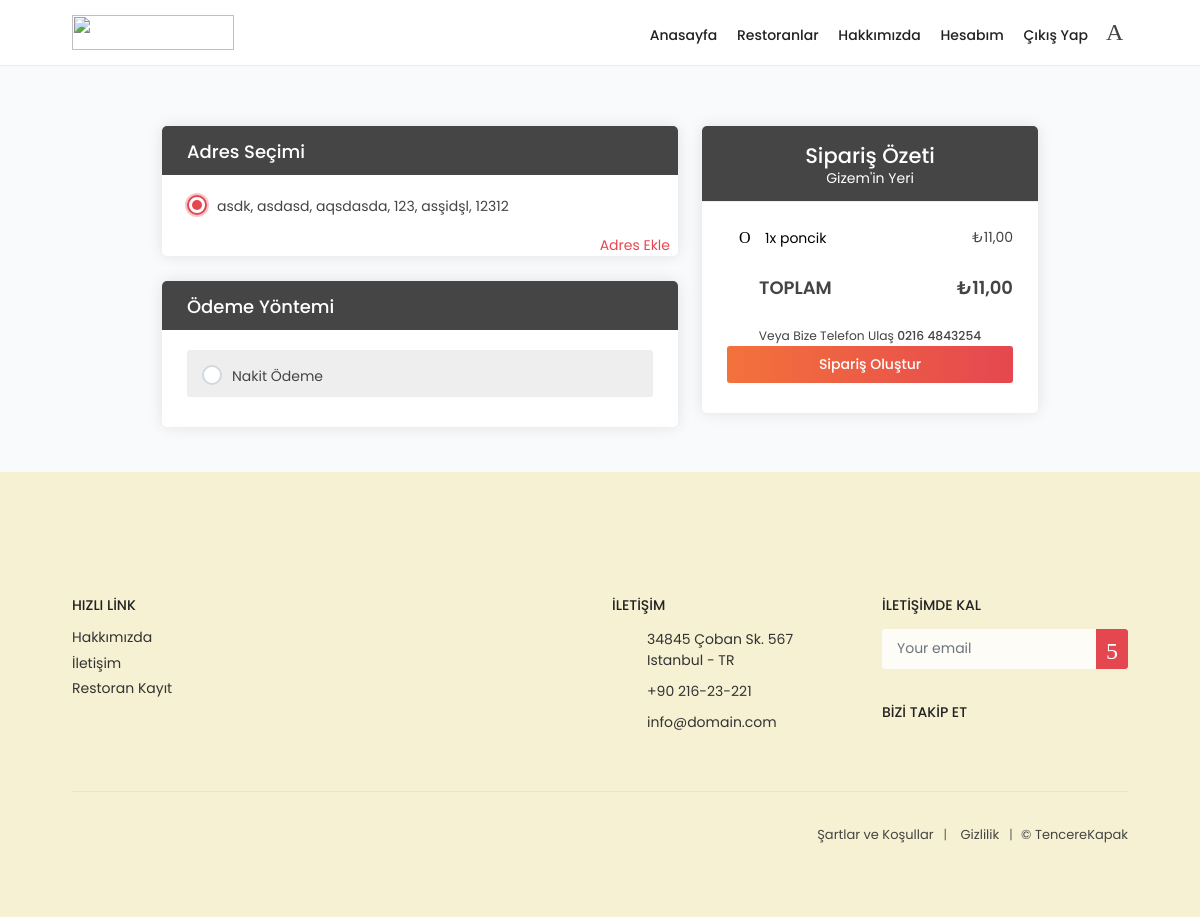
The page /order/ (signed in) on the database its author committed.
### fooddelivery/models.py (models this page shows, shortened)
class Adress(models.Model):
    customer = models.ForeignKey(Customer, on_delete=models.CASCADE, related_name='customer_addresses')
    name = models.CharField(max_length=100, null=False, blank=False)
    phone = models.CharField(max_length=10, null=True, blank=False, validators=[phone_number_validator])
    street = models.TextField(null=False, blank=False)
    apartment = models.TextField(null=False, blank=False)
    door_number = models.TextField(null=False, blank=False)
    city = models.CharField(max_length=100, null=False, blank=False)
    postal_code = models.CharField(max_length=10, null=False, blank=False)
    created_at = models.DateTimeField(auto_now_add=True)
    updated_at = models.DateTimeField(auto_now=True)
    class Meta:
        db_table = 'adress'
        verbose_name = 'Adress'
        verbose_name_plural = 'Adresses'

class Cart(models.Model):
    customer = models.ForeignKey(Customer, on_delete=models.PROTECT, related_name='carts')
    menu = models.ForeignKey(Menu, on_delete=models.CASCADE, related_name='carts')
    quantity = models.PositiveIntegerField(default=1)
    created_at = models.DateTimeField(auto_now_add=True)
    updated_at = models.DateTimeField(auto_now=True)
    class Meta:
        db_table = 'cart'
        verbose_name = 'Cart'
        verbose_name_plural = 'Carts'
    @property
    def total_price(self):
        return self.menu.price * self.quantity

class Menu(models.Model):
    restaurant = models.ForeignKey(Restaurant, on_delete=models.CASCADE, related_name='menus')
    name = models.CharField(max_length=150)
    price = models.DecimalField(null=False, max_digits=6, decimal_places=2, validators=[MinValueValidator(Decimal('0.01'))])
    description = models.TextField(null=False, blank=True)
    category = models.ForeignKey(Menu_Category, on_delete=models.CASCADE, related_name='menu_items')
    quantity = models.PositiveIntegerField()
    product_image = models.ImageField(upload_to='products/img', null=False, blank=True)
    is_active = models.BooleanField(default=True)
    created_at = models.DateTimeField(auto_now_add=True)
    updated_at = models.DateTimeField(auto_now=True)
    class Meta:
        db_table = 'menu'
        verbose_name = 'Menu'
        verbose_name_plural = 'Menus'

### restaurants/models.py (models this page shows, shortened)
class Restaurant(models.Model):
    name = models.CharField(max_length=150)
    name_slug = AutoSlugField(populate_from='name', unique=True, editable=True, blank=True)
    category = models.ForeignKey(Restaurant_Category, on_delete=models.CASCADE, related_name='restaurants')
    score = models.DecimalField(max_digits=3, decimal_places=1, validators=[MinValueValidator(Decimal('0.1')), MaxValueValidator(Decimal('10.0'))])
    restaurant_image = models.ImageField(upload_to='restaurant/img')
    address = models.CharField(max_length=255)
    province = models.CharField(max_length=255)
    phone_number = models.CharField(max_length=10, validators=[RegexValidator(regex='^\d{10}$')])
    delivery_fee = models.DecimalField(max_digits=6, decimal_places=2, validators=[MinValueValidator(Decimal('0.01'))])
    payment_methods = models.CharField(max_length=255)
    opening_hour = models.TimeField()
    closing_hour = models.TimeField()
    minimum_order_amount = models.DecimalField(max_digits=6, decimal_places=2, validators=[MinValueValidator(Decimal('0.01'))])
    is_open = models.BooleanField(default=True)
    created_at = models.DateTimeField(auto_now_add=True)
    updated_at = models.DateTimeField(auto_now=True)
    manager = models.ForeignKey(settings.AUTH_USER_MODEL, on_delete=models.SET_NULL, related_name='managed_restaurants',null=True, blank=True,limit_choices_to={'is_staff': True} )
    class Meta:
        db_table = 'restaurant'
        verbose_name = 'Restaurant'
        verbose_name_plural = 'Restaurants'

### fooddelivery/views.py (the view, shortened to what this page needs)
# urls.py: path('order/', views.order, name="order"),
@login_required(login_url='/login')
def order(request):
    customer = request.user
    cart_items = Cart.objects.filter(customer=request.user)
    current_restaurant = Cart.objects.filter(customer=request.user).select_related('menu__restaurant')
    total_price = sum(item.total_price for item in cart_items)
    addresses = Adress.objects.filter(customer=customer)
    context = {
        'addresses': addresses,
        'cart_items': cart_items,
        'total_price': total_price,
        'current_restaurant': current_restaurant,
    }
    cart_items = Cart.objects.filter(customer=customer)
    if not cart_items.exists():
        messages.error(request, "Your cart is empty.")
        return redirect('restaurant-list')
    return render(request, 'order.html', context)

### fooddelivery/templates/order.html (shortened to what this page needs)
{% extends "base.html" %}
{% load crispy_forms_tags %}
{% load static %}
{% block extra_css %}
    <link href="{% static 'css/order-sign_up.css' %}" rel="stylesheet">
    <link href="{% static 'css/detail-page.css' %}" rel="stylesheet">
    <link href="{% static 'css/custom.css' %}" rel="stylesheet">
{% endblock extra_css %}
{% block content %}
<body>
    <main class="bg_gray padded-main">
        <div class="container margin_60_20">
            <div class="row justify-content-center">
                <div class="col-xl-6 col-lg-8">
                    <form method="post">
                        <div class="box_order_form">
                            <div class="head">
                                <div class="title">
                                    <h3>Adres Seçimi</h3>
                                </div>
                            </div>
                            <div class="main">
                                {% for address in addresses %}
                                <label class="container_radio">
                                    {{ address.name }}, {{ address.street }}, {{ address.apartment }}, {{ address.door_number }}, {{ address.city }}, {{ address.postal_code }}
                                    <span class="checkmark"></span>
                                </label>
                                {% endfor %}
                            </div>
                            <div class="text-end me-2">
                                <a href="/profile">Adres Ekle</a>
                            </div>
                        </div>
                        <div class="box_order_form">
                            <div class="head">
                                <div class="title">
                                    <h3>Ödeme Yöntemi</h3>
                                </div>
                            </div>
                            <div class="main">
                                <div class="payment_select">
                                    <label class="container_radio">Nakit Ödeme
                                        <span class="checkmark"></span>
                                    </label>
                                    <i class="icon_wallet"></i>
                                </div>
                            </div>
                        </div>
                    </div>
                    <div class="col-xl-4 col-lg-4" id="sidebar_fixed">
                        <div class="box_order">
                            <div class="head">
                                <h3>Sipariş Özeti</h3>
                                {% for item in current_restaurant %}
                                    <div>
                                        {{ item.menu.restaurant.name }}
                                    </div>
                                {% endfor %}
                            </div>
                            <div class="main" id="cart-items">
                              <ul class="clearfix">
                                    {% for item in cart_items %}
                                        <li>
                                            <button class="remove-item-btn" data-id="{{ item.id }}">  {{ item.quantity }}x {{ item.menu.name }}</button>
                                            <span>₺{{ item.menu.price }}</span>
                                        </li>
                                    {% endfor %}
                                </ul>
                                <ul class="clearfix">
                                    <li class="total" id="total-price">Toplam<span>₺{{ total_price }}</span></li>
                                </ul>
                                <div class="text-center"><small>Veya Bize Telefon Ulaş <strong>0216 4843254</strong></small></div>
                                <button type="submit" class="btn_1 gradient full-width mb_5">Sipariş Oluştur</button>
                            </div>
                        </div>
                </div>
            </div>
        </div>
    </main>
{% endblock %}

### static/css/order-sign_up.css (style rules this page uses)
.box_order_form { -webkit-border-radius: 5px; -moz-border-radius: 5px; -ms-border-radius: 5px; border-radius: 5px; margin-bottom: 25px; background-color: #fff; overflow: hidden; -webkit-box-shadow: 0px 0px 15px 0px rgba(0, 0, 0, 0.1); -moz-box-shadow: 0px 0px 15px 0px rgba(0, 0, 0, 0.1); box-shadow: 0px 0px 15px 0px rgba(0, 0, 0, 0.1); }
.box_order_form .head { text-align: left; padding: 15px 20px 12px 25px; background-color: #454545; color: #fff; }
.box_order_form .head h3 { font-size: 18px; font-size: 1.125rem; margin: 0; color: #fff; }
.box_order_form .main { padding: 20px 25px 10px 25px; }
.payment_select { background-color: #eeeeee; padding: 15px 15px 10px 15px; margin-bottom: 20px; -webkit-border-radius: 3px; -moz-border-radius: 3px; -ms-border-radius: 3px; border-radius: 3px; }
.payment_select label { display: inline-block; margin-bottom: 0; }
.payment_select i { float: right; font-size: 24px; }

### static/css/detail-page.css (style rules this page uses)
.box_order { -webkit-border-radius: 5px; -moz-border-radius: 5px; -ms-border-radius: 5px; border-radius: 5px; background-color: #fff; -webkit-box-shadow: 0px 0px 15px 0px rgba(0, 0, 0, 0.1); -moz-box-shadow: 0px 0px 15px 0px rgba(0, 0, 0, 0.1); box-shadow: 0px 0px 15px 0px rgba(0, 0, 0, 0.1); }
.box_order .head { -webkit-border-radius: 5px 5px 0 0; -moz-border-radius: 5px 5px 0 0; -ms-border-radius: 5px 5px 0 0; border-radius: 5px 5px 0 0; text-align: center; border-bottom: 1px solid #ededed; padding: 17px 20px 12px 20px; background-color: #454545; color: #fff; }
.box_order .head h3 { font-size: 21px; font-size: 1.3125rem; margin: 0; color: #fff; }
.box_order .main { padding: 25px; }
.box_order .main ul { list-style: none; padding: auto; }
.box_order .main ul li { margin-bottom: 8px; }
.box_order .main ul li.total { font-size: 18px; font-size: 1.125rem; font-weight: 600; text-transform: uppercase; }
.box_order .main ul li span { float: right; }

### static/css/custom.css (style rules this page uses)
.box_order .main .remove-item-btn:before { font-family: "ElegantIcons"; content: "\4f"; font-size: 16px; font-size: 1rem; left: -20px; top: 3px; line-height: 1; position: absolute; }
.box_order .main .remove-item-btn { border: none; text-align: center; background: none; border-radius: 20px; position: relative; bottom: auto; }

### rows shown on the page
Adress: name "asdk", street "asdasd", apartment "aqsdasda", door_number "123", city "asşidşl", postal_code "12312"
Cart: menu.restaurant.name "Gizem'in Yeri", quantity "1", menu.name "poncik", menu.price "11,00"

### other values the page prints
{{ total_price }} "11,00"
